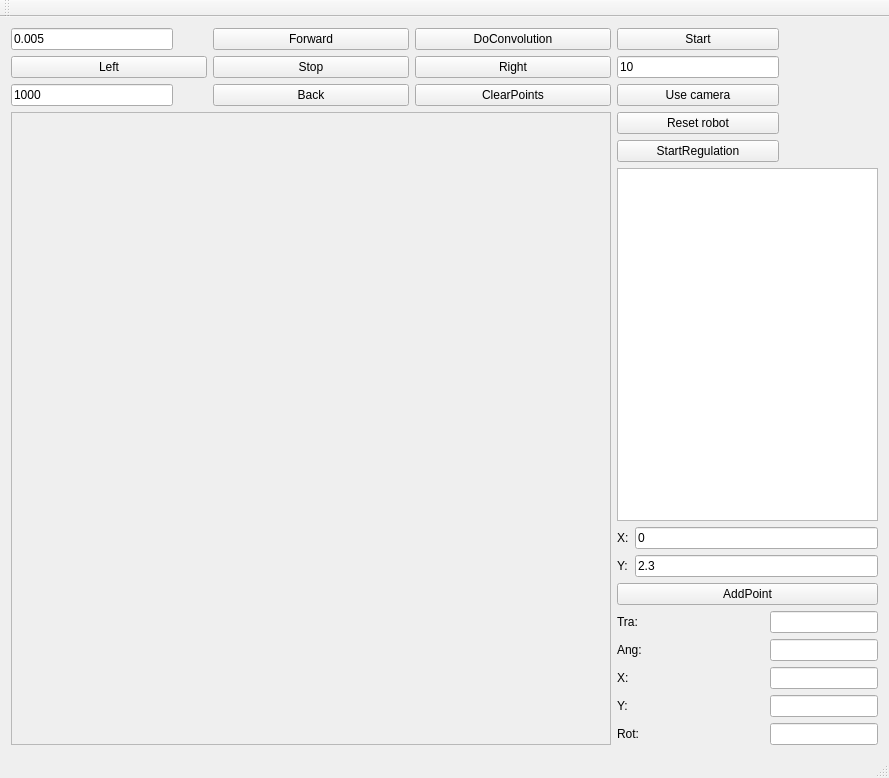
<?xml version="1.0" encoding="UTF-8"?>
<ui version="4.0">
 <class>MainWindow</class>
 <widget class="QMainWindow" name="MainWindow">
  <property name="geometry">
   <rect>
    <x>0</x>
    <y>0</y>
    <width>889</width>
    <height>778</height>
   </rect>
  </property>
  <property name="windowTitle">
   <string>MainWindow</string>
  </property>
  <widget class="QWidget" name="centralWidget">
   <layout class="QGridLayout" name="gridLayout">
    <item row="1" column="1">
     <layout class="QVBoxLayout" name="verticalLayout">
      <item>
       <widget class="QPushButton" name="pushButton_9">
        <property name="sizePolicy">
         <sizepolicy hsizetype="Fixed" vsizetype="Fixed">
          <horstretch>0</horstretch>
          <verstretch>0</verstretch>
         </sizepolicy>
        </property>
        <property name="minimumSize">
         <size>
          <width>162</width>
          <height>0</height>
         </size>
        </property>
        <property name="text">
         <string>Start</string>
        </property>
       </widget>
      </item>
      <item>
       <widget class="QLineEdit" name="lineEdit">
        <property name="sizePolicy">
         <sizepolicy hsizetype="Fixed" vsizetype="Fixed">
          <horstretch>0</horstretch>
          <verstretch>0</verstretch>
         </sizepolicy>
        </property>
        <property name="minimumSize">
         <size>
          <width>162</width>
          <height>0</height>
         </size>
        </property>
        <property name="text">
         <string>10</string>
        </property>
       </widget>
      </item>
      <item>
       <widget class="QPushButton" name="pushButton">
        <property name="sizePolicy">
         <sizepolicy hsizetype="Fixed" vsizetype="Fixed">
          <horstretch>0</horstretch>
          <verstretch>0</verstretch>
         </sizepolicy>
        </property>
        <property name="minimumSize">
         <size>
          <width>162</width>
          <height>0</height>
         </size>
        </property>
        <property name="text">
         <string>Use camera</string>
        </property>
       </widget>
      </item>
     </layout>
    </item>
    <item row="1" column="0">
     <layout class="QGridLayout" name="gridLayout_2">
      <item row="1" column="1">
       <widget class="QPushButton" name="pushButton_4">
        <property name="sizePolicy">
         <sizepolicy hsizetype="Expanding" vsizetype="Fixed">
          <horstretch>0</horstretch>
          <verstretch>0</verstretch>
         </sizepolicy>
        </property>
        <property name="text">
         <string>Stop</string>
        </property>
       </widget>
      </item>
      <item row="2" column="1">
       <widget class="QPushButton" name="pushButton_3">
        <property name="sizePolicy">
         <sizepolicy hsizetype="Expanding" vsizetype="Fixed">
          <horstretch>0</horstretch>
          <verstretch>0</verstretch>
         </sizepolicy>
        </property>
        <property name="text">
         <string>Back</string>
        </property>
       </widget>
      </item>
      <item row="1" column="2">
       <widget class="QPushButton" name="pushButton_5">
        <property name="sizePolicy">
         <sizepolicy hsizetype="Expanding" vsizetype="Fixed">
          <horstretch>0</horstretch>
          <verstretch>0</verstretch>
         </sizepolicy>
        </property>
        <property name="text">
         <string>Right</string>
        </property>
       </widget>
      </item>
      <item row="1" column="0">
       <widget class="QPushButton" name="pushButton_6">
        <property name="sizePolicy">
         <sizepolicy hsizetype="Expanding" vsizetype="Fixed">
          <horstretch>0</horstretch>
          <verstretch>0</verstretch>
         </sizepolicy>
        </property>
        <property name="text">
         <string>Left</string>
        </property>
       </widget>
      </item>
      <item row="0" column="1">
       <widget class="QPushButton" name="pushButton_2">
        <property name="sizePolicy">
         <sizepolicy hsizetype="Expanding" vsizetype="Fixed">
          <horstretch>0</horstretch>
          <verstretch>0</verstretch>
         </sizepolicy>
        </property>
        <property name="text">
         <string>Forward</string>
        </property>
       </widget>
      </item>
      <item row="2" column="2">
       <widget class="QPushButton" name="pushButton_7">
        <property name="text">
         <string>ClearPoints</string>
        </property>
       </widget>
      </item>
      <item row="0" column="2">
       <widget class="QPushButton" name="pushButton_10">
        <property name="text">
         <string>DoConvolution</string>
        </property>
       </widget>
      </item>
      <item row="0" column="0">
       <widget class="QLineEdit" name="lineEdit_5">
        <property name="sizePolicy">
         <sizepolicy hsizetype="Fixed" vsizetype="Fixed">
          <horstretch>0</horstretch>
          <verstretch>0</verstretch>
         </sizepolicy>
        </property>
        <property name="minimumSize">
         <size>
          <width>162</width>
          <height>0</height>
         </size>
        </property>
        <property name="text">
         <string>0.005</string>
        </property>
       </widget>
      </item>
      <item row="2" column="0">
       <widget class="QLineEdit" name="lineEdit_6">
        <property name="sizePolicy">
         <sizepolicy hsizetype="Fixed" vsizetype="Fixed">
          <horstretch>0</horstretch>
          <verstretch>0</verstretch>
         </sizepolicy>
        </property>
        <property name="minimumSize">
         <size>
          <width>162</width>
          <height>0</height>
         </size>
        </property>
        <property name="text">
         <string>1000</string>
        </property>
       </widget>
      </item>
     </layout>
    </item>
    <item row="2" column="1">
     <layout class="QVBoxLayout" name="verticalLayout_2">
      <item>
       <widget class="QPushButton" name="pushButton_8">
        <property name="sizePolicy">
         <sizepolicy hsizetype="Fixed" vsizetype="Fixed">
          <horstretch>0</horstretch>
          <verstretch>0</verstretch>
         </sizepolicy>
        </property>
        <property name="minimumSize">
         <size>
          <width>162</width>
          <height>0</height>
         </size>
        </property>
        <property name="text">
         <string>Reset robot</string>
        </property>
       </widget>
      </item>
      <item>
       <widget class="QPushButton" name="btnRegulation">
        <property name="sizePolicy">
         <sizepolicy hsizetype="Fixed" vsizetype="Fixed">
          <horstretch>0</horstretch>
          <verstretch>0</verstretch>
         </sizepolicy>
        </property>
        <property name="minimumSize">
         <size>
          <width>162</width>
          <height>0</height>
         </size>
        </property>
        <property name="text">
         <string>StartRegulation</string>
        </property>
       </widget>
      </item>
      <item>
       <widget class="QTableView" name="tbPoints"/>
      </item>
      <item>
       <layout class="QGridLayout" name="gridLayout_4">
        <item row="0" column="0">
         <widget class="QLabel" name="label_6">
          <property name="text">
           <string>X:</string>
          </property>
         </widget>
        </item>
        <item row="1" column="0">
         <widget class="QLabel" name="label_8">
          <property name="text">
           <string>Y:</string>
          </property>
         </widget>
        </item>
        <item row="0" column="1">
         <widget class="QLineEdit" name="leXpoint">
          <property name="text">
           <string>0</string>
          </property>
         </widget>
        </item>
        <item row="1" column="1">
         <widget class="QLineEdit" name="leYpoint">
          <property name="text">
           <string>2.3</string>
          </property>
         </widget>
        </item>
       </layout>
      </item>
      <item>
       <widget class="QPushButton" name="btnAddPoint">
        <property name="text">
         <string>AddPoint</string>
        </property>
       </widget>
      </item>
      <item>
       <layout class="QGridLayout" name="gridLayout_3">
        <item row="4" column="0">
         <widget class="QLabel" name="label_2">
          <property name="text">
           <string>Y:</string>
          </property>
         </widget>
        </item>
        <item row="1" column="1">
         <widget class="QLineEdit" name="leTranslationSpeed">
          <property name="sizePolicy">
           <sizepolicy hsizetype="Fixed" vsizetype="Fixed">
            <horstretch>0</horstretch>
            <verstretch>0</verstretch>
           </sizepolicy>
          </property>
          <property name="focusPolicy">
           <enum>Qt::NoFocus</enum>
          </property>
          <property name="readOnly">
           <bool>true</bool>
          </property>
         </widget>
        </item>
        <item row="3" column="0">
         <widget class="QLabel" name="label">
          <property name="text">
           <string>X:</string>
          </property>
         </widget>
        </item>
        <item row="5" column="1">
         <widget class="QLineEdit" name="lineEdit_4">
          <property name="sizePolicy">
           <sizepolicy hsizetype="Fixed" vsizetype="Fixed">
            <horstretch>0</horstretch>
            <verstretch>0</verstretch>
           </sizepolicy>
          </property>
          <property name="focusPolicy">
           <enum>Qt::NoFocus</enum>
          </property>
          <property name="readOnly">
           <bool>true</bool>
          </property>
         </widget>
        </item>
        <item row="4" column="1">
         <widget class="QLineEdit" name="lineEdit_3">
          <property name="sizePolicy">
           <sizepolicy hsizetype="Fixed" vsizetype="Fixed">
            <horstretch>0</horstretch>
            <verstretch>0</verstretch>
           </sizepolicy>
          </property>
          <property name="focusPolicy">
           <enum>Qt::NoFocus</enum>
          </property>
          <property name="readOnly">
           <bool>true</bool>
          </property>
         </widget>
        </item>
        <item row="1" column="0">
         <widget class="QLabel" name="label_5">
          <property name="text">
           <string>Tra:</string>
          </property>
         </widget>
        </item>
        <item row="5" column="0">
         <widget class="QLabel" name="label_3">
          <property name="text">
           <string>Rot:</string>
          </property>
         </widget>
        </item>
        <item row="3" column="1">
         <widget class="QLineEdit" name="lineEdit_2">
          <property name="sizePolicy">
           <sizepolicy hsizetype="Fixed" vsizetype="Fixed">
            <horstretch>0</horstretch>
            <verstretch>0</verstretch>
           </sizepolicy>
          </property>
          <property name="focusPolicy">
           <enum>Qt::NoFocus</enum>
          </property>
          <property name="readOnly">
           <bool>true</bool>
          </property>
         </widget>
        </item>
        <item row="2" column="1">
         <widget class="QLineEdit" name="leRotationSpeed">
          <property name="sizePolicy">
           <sizepolicy hsizetype="Fixed" vsizetype="Fixed">
            <horstretch>0</horstretch>
            <verstretch>0</verstretch>
           </sizepolicy>
          </property>
          <property name="focusPolicy">
           <enum>Qt::NoFocus</enum>
          </property>
          <property name="readOnly">
           <bool>true</bool>
          </property>
         </widget>
        </item>
        <item row="2" column="0">
         <widget class="QLabel" name="label_7">
          <property name="text">
           <string>Ang:</string>
          </property>
         </widget>
        </item>
       </layout>
      </item>
     </layout>
    </item>
    <item row="2" column="0">
     <widget class="QFrame" name="frame">
      <property name="sizePolicy">
       <sizepolicy hsizetype="MinimumExpanding" vsizetype="Expanding">
        <horstretch>0</horstretch>
        <verstretch>0</verstretch>
       </sizepolicy>
      </property>
      <property name="minimumSize">
       <size>
        <width>600</width>
        <height>450</height>
       </size>
      </property>
      <property name="frameShape">
       <enum>QFrame::StyledPanel</enum>
      </property>
      <property name="frameShadow">
       <enum>QFrame::Raised</enum>
      </property>
     </widget>
    </item>
   </layout>
  </widget>
  <widget class="QMenuBar" name="menuBar">
   <property name="geometry">
    <rect>
     <x>0</x>
     <y>0</y>
     <width>889</width>
     <height>26</height>
    </rect>
   </property>
  </widget>
  <widget class="QToolBar" name="mainToolBar">
   <attribute name="toolBarArea">
    <enum>TopToolBarArea</enum>
   </attribute>
   <attribute name="toolBarBreak">
    <bool>false</bool>
   </attribute>
  </widget>
  <widget class="QStatusBar" name="statusBar"/>
 </widget>
 <layoutdefault spacing="6" margin="11"/>
 <resources/>
 <connections/>
</ui>
